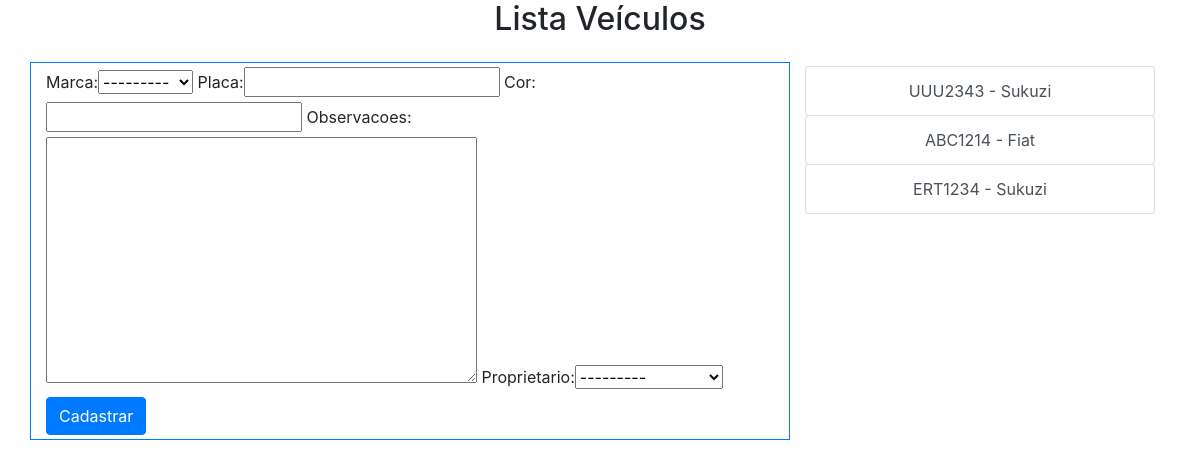
/core/veiculos/, run on the app's committed database.
### core/models.py (models this page shows)
class Veiculo(models.Model):
	marca = models.ForeignKey(Marca, on_delete=models.CASCADE)
	placa = models.CharField(max_length=7)
	cor = models.CharField(max_length=15)
	observacoes = models.TextField()
	proprietario = models.ForeignKey(Pessoa, on_delete=models.CASCADE)
	def __str__(self):
		return self.placa + " - " + self.marca.nome

class Marca(models.Model):
	nome = models.CharField(max_length=50)
	def __str__(self):
		return self.nome

### core/views.py (the view)
# urls.py: path('veiculos/', lista_veiculos, name='core_lista_veiculos'),
def lista_veiculos(request):
	veiculos = Veiculo.objects.all()
	form = VeiculoForm()
	data = {'veiculos': veiculos, 'form': form}
	return render(request, 'core/lista_veiculos.html', data)

### core/forms.py
class VeiculoForm(ModelForm):
	class Meta:
		model = Veiculo
		fields = '__all__'

### core/models.py (called while the page is built)
	def __str__(self):
		return self.nome

### core/templates/core/lista_veiculos.html (shortened to what this page needs)
{% extends 'base.html' %}
{% load bootstrap %}
{% block main %}
<div class="row mb-3">
	<div class="col-sm-12 text-center">
		<h2>Lista Veículos</h2>
	</div>
</div>
<div class="row">
	<div class="col-sm-8 table table-bordered pt-1 pb-1 border border-primary"
	style="max-height: 695px">
		<form class="" action="{% url 'core_cadastra_veiculos' %}"
		method="POST">
		{{ form|bootstrap }}
			<button class="btn btn-primary"
			type="submit">Cadastrar</button>
		</form>
	</div>
	<div class="col-sm-4 pt-1 text-center">
		<div class="list-group">
			{% for veiculo in veiculos %}
			<a href="{% url 'core_update_veiculos' veiculo.id %}" class="list-group-item list-group-item-action btn btn-primary"
			role="button" aria-pressed="true">
   			{{ veiculo }}
  			</a>
			{% endfor %}
		</div>
	</div>
</div>
{% endblock %}

### data on the page
Veiculo: placa+marca "UUU2343 - Sukuzi"
Veiculo: placa+marca "ABC1214 - Fiat"
Veiculo: placa+marca "ERT1234 - Sukuzi"
